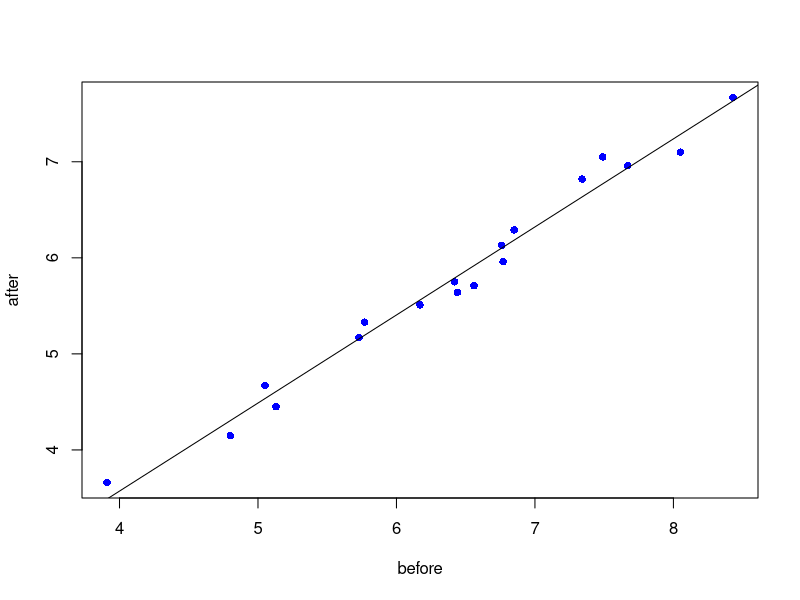
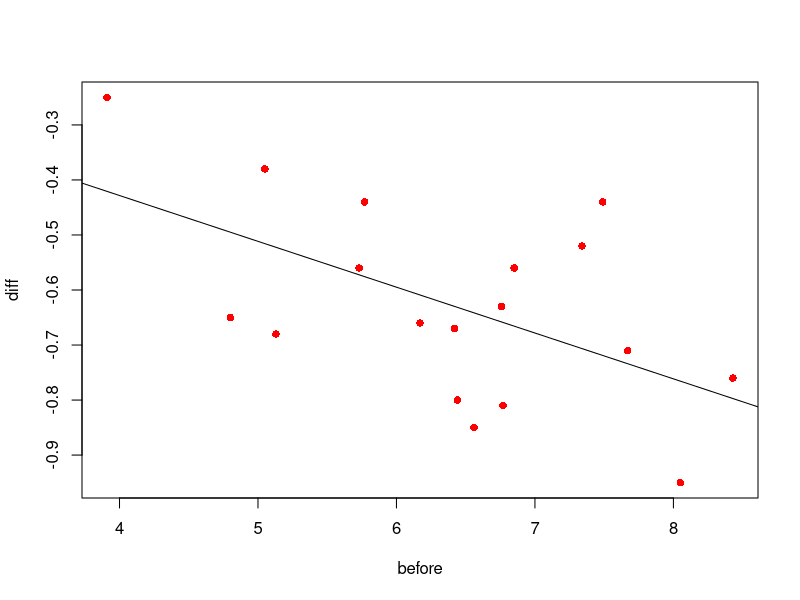

These charts were generated, in order, by the following R code:
data = read.table('cholesterol.txt',header=TRUE); data
before = data$Before
after = data$After8weeks

## EXERCISE 2A
summary(data)
shapiro.test(before)
shapiro.test(after)



reg = lm(after ~ before)
plot(before,after, pch=16, col="blue")
abline(reg)
summary(reg) #adj R^2 = 0.98 explained, correlated positively, but less than 1 so cholesterol level gets less. 

# but easier to see, if we remove before bias and only look at first differences:
diff = after - before
reg2 = lm(diff ~ before)
plot(before,diff, pch=16, col="red")
abline(reg2)
summary(reg2)
# notice that decrease in cholesterol level is higher for people who have higher cholesterol level before the experiment

## EXERCISE 2B

# -> lec 2,3


## EXERCISE 2C
after
(sqrt(length(after)) * (after - mean(after))) / sd(after)

unif_exp = function(a,b){
  return (b+a)/2
}
unif_var = function(a,b){
  return (1/12)*((b-a)^2)
}
